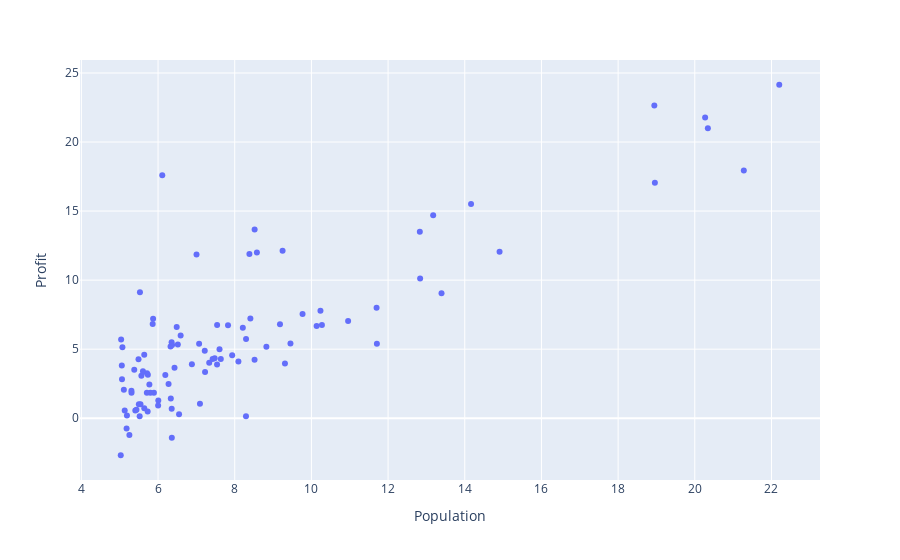

The cell this chart's notebook holds for it:
### Code cell
fig = px.scatter(data, x="Population", y="Profit")
fig.show()
